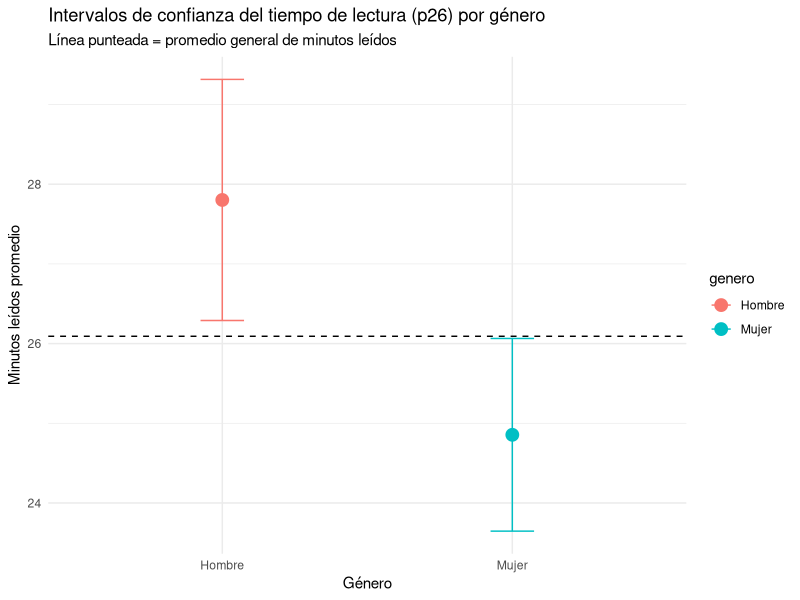
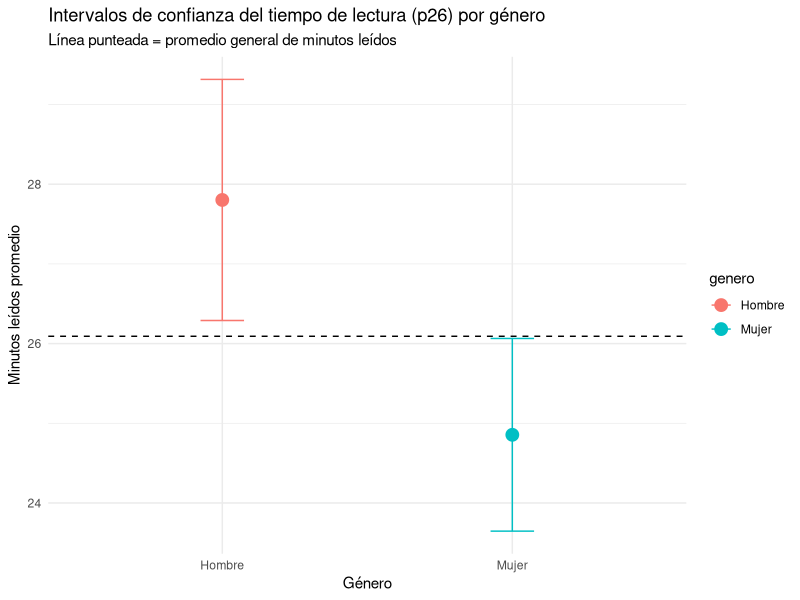

Recreate these plots in R, in order.
## ---- chunk 1

# INTERVALOS DE CONFIANZA POR GÉNERO - p26 (minutos leídos)


# Cargar librerías necesarias
library(dplyr)
library(ggplot2)

# Leer los datos
datos <- read.csv("DATA_NEW.csv")

#  LIMPIEZA DE DATOS
lectura <- datos %>%
  filter(!is.na(p26), p26 >= 0)

# Re-codificar género (ajusta si tus valores son distintos)
lectura <- lectura %>%
  mutate(
    genero = case_when(
      sexo == 1 ~ "Hombre",
      sexo == 2 ~ "Mujer",
      TRUE ~ as.character(sexo)
    )
  )

#  FUNCIÓN PARA INTERVALO DE CONFIANZA
ic_media <- function(x, nivel = 0.95) {
  n <- length(x)
  media <- mean(x)
  s <- sd(x)
  error <- qt(1 - (1 - nivel)/2, df = n - 1) * s / sqrt(n)
  return(c(inf = media - error, sup = media + error, media = media))
}

#  CALCULAR IC POR GÉNERO
ic_genero <- lectura %>%
  group_by(genero) %>%
  summarise(
    n = n(),
    media = mean(p26, na.rm = TRUE),
    inf = ic_media(p26)[1],
    sup = ic_media(p26)[2]
  )

print(ic_genero)

#  CALCULAR MEDIA GENERAL (solo para la línea punteada)
media_general <- mean(lectura$p26, na.rm = TRUE)

#  GRÁFICO COMPARATIVO
ggplot(ic_genero, aes(x = genero, y = media, color = genero)) +
  geom_point(size = 4) +
  geom_errorbar(aes(ymin = inf, ymax = sup), width = 0.15) +
  geom_hline(yintercept = media_general, linetype = "dashed", color = "black") +
  labs(
    title = "Intervalos de confianza del tiempo de lectura (p26) por género",
    subtitle = "Línea punteada = promedio general de minutos leídos",
    y = "Minutos leídos promedio",
    x = "Género"
  ) +
  theme_minimal()

#  PRUEBA T PARA DIFERENCIA ENTRE GÉNEROS
t_test <- t.test(p26 ~ genero, data = lectura, var.equal = FALSE)
print(t_test)

## ---- chunk 2

# INTERVALOS DE CONFIANZA POR GÉNERO - p26 (minutos leídos)

# Cargar librerías necesarias
library(dplyr)
library(ggplot2)

# Leer los datos
datos <- read.csv("DATA_NEW.csv")

# LIMPIEZA DE DATOS
lectura <- datos %>%
  filter(!is.na(p26), p26 >= 0)

# Re-codificar género (ajusta si tus valores son distintos)
lectura <- lectura %>%
  mutate(
    genero = case_when(
      sexo == 1 ~ "Hombre",
      sexo == 2 ~ "Mujer",
      TRUE ~ as.character(sexo)
    )
  )

#  FUNCIÓN PARA INTERVALO DE CONFIANZA
ic_media <- function(x, nivel = 0.95) {
  n <- length(x)
  media <- mean(x)
  s <- sd(x)
  error <- qt(1 - (1 - nivel)/2, df = n - 1) * s / sqrt(n)
  return(c(inf = media - error, sup = media + error, media = media))
}

#  CALCULAR IC POR GÉNERO
ic_genero <- lectura %>%
  group_by(genero) %>%
  summarise(
    n = n(),
    media = mean(p26, na.rm = TRUE),
    inf = ic_media(p26)[1],
    sup = ic_media(p26)[2]
  )

print(ic_genero)

#  CALCULAR MEDIA GENERAL (solo para la línea punteada)
media_general <- mean(lectura$p26, na.rm = TRUE)

#  GRÁFICO COMPARATIVO
ggplot(ic_genero, aes(x = genero, y = media, color = genero)) +
  geom_point(size = 4) +
  geom_errorbar(aes(ymin = inf, ymax = sup), width = 0.15) +
  geom_hline(yintercept = media_general, linetype = "dashed", color = "black") +
  labs(
    title = "Intervalos de confianza del tiempo de lectura (p26) por género",
    subtitle = "Línea punteada = promedio general de minutos leídos",
    y = "Minutos leídos promedio",
    x = "Género"
  ) +
  theme_minimal()

#  PRUEBA T PARA DIFERENCIA ENTRE GÉNEROS
t_test <- t.test(p26 ~ genero, data = lectura, var.equal = FALSE)
print(t_test)
